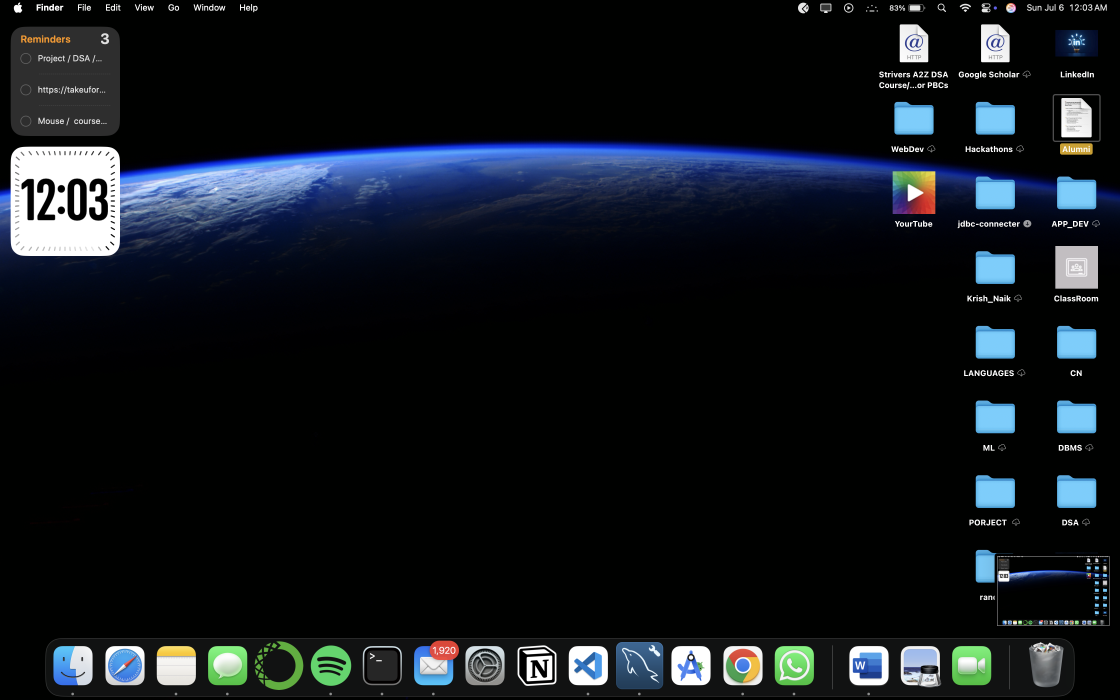
#> input picture images/image.png, 3360 x 2100 px (shown at 1/3 size)
$ python tracebars.py
#> lines starting #> are read from the running program, lines starting #| are printed output that depends on the picture; after the words box and inside, x2 and y2 are one past the last pixel; in counts of white or black regions, pixels touching at a corner belong together
import cv2
import numpy as np

def empty(a):
    pass

cv2.namedWindow("TrackBars")
cv2.resizeWindow("TrackBars", 640, 240)

cv2.createTrackbar("Hue Min", "TrackBars", 0, 179, empty)
#> slider 'Hue Min' is set to 35
cv2.createTrackbar("Hue Max", "TrackBars", 179, 179, empty)
cv2.createTrackbar("Sat Min", "TrackBars", 0, 255, empty)
#> slider 'Sat Min' is set to 51
cv2.createTrackbar("Sat Max", "TrackBars", 255, 255, empty)
cv2.createTrackbar("Val Min", "TrackBars", 0, 255, empty)
#> slider 'Val Min' is set to 51
cv2.createTrackbar("Val Max", "TrackBars", 255, 255, empty)

while True:
    img = cv2.imread("images/image.png")
#> img is the input picture: shape (2100, 3360, 3); mean B, G, R 29.1, 23.4, 18.4
    if img is None:
        print("❌ Image not found!")
        break

    imgHSV = cv2.cvtColor(img, cv2.COLOR_BGR2HSV)
#> imgHSV: shape (2100, 3360, 3); mean H, S, V 70.4, 213.2, 31

    h_min = cv2.getTrackbarPos("Hue Min", "TrackBars")
    h_max = cv2.getTrackbarPos("Hue Max", "TrackBars")
    s_min = cv2.getTrackbarPos("Sat Min", "TrackBars")
    s_max = cv2.getTrackbarPos("Sat Max", "TrackBars")
    v_min = cv2.getTrackbarPos("Val Min", "TrackBars")
    v_max = cv2.getTrackbarPos("Val Max", "TrackBars")

    lower = np.array([h_min, s_min, v_min])
    upper = np.array([h_max, s_max, v_max])

    mask = cv2.inRange(imgHSV, lower, upper)
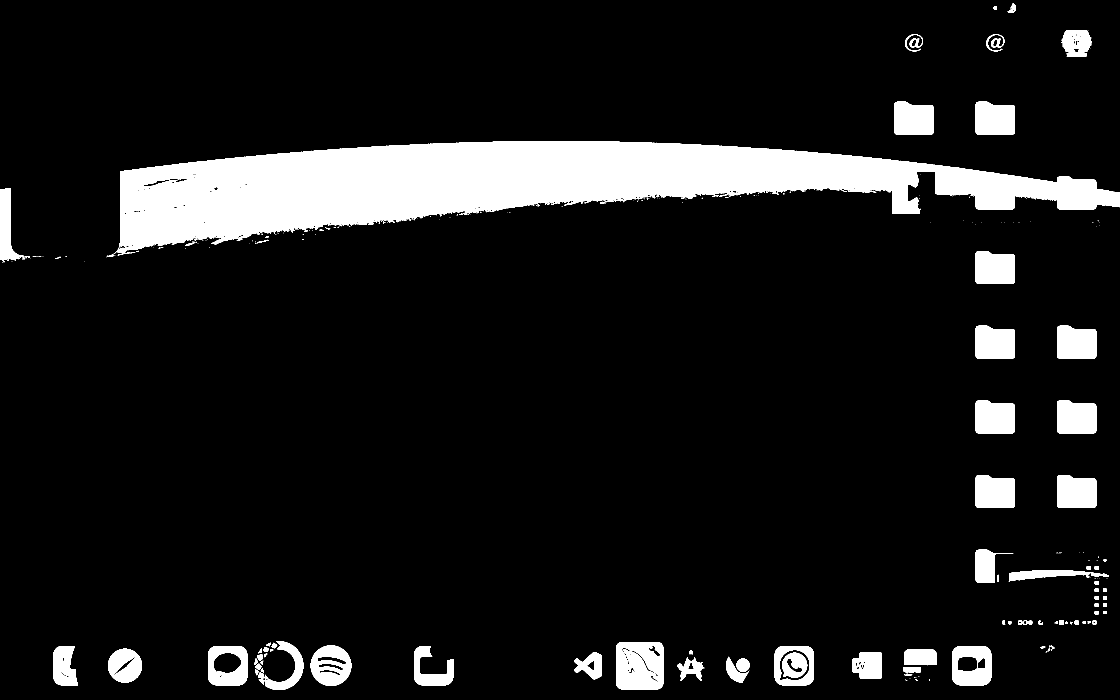
#> mask: shape (2100, 3360) (shown at 1/3 size); 10.3% white; 322 white regions (221 under 20 px), largest, box (x1, y1, x2, y2) and area: (322, 423, 3360, 771) 488590, (1848, 1926, 1990, 2068) 18339, (2927, 753, 3045, 852) 10864
    result = cv2.bitwise_and(img, img, mask=mask)
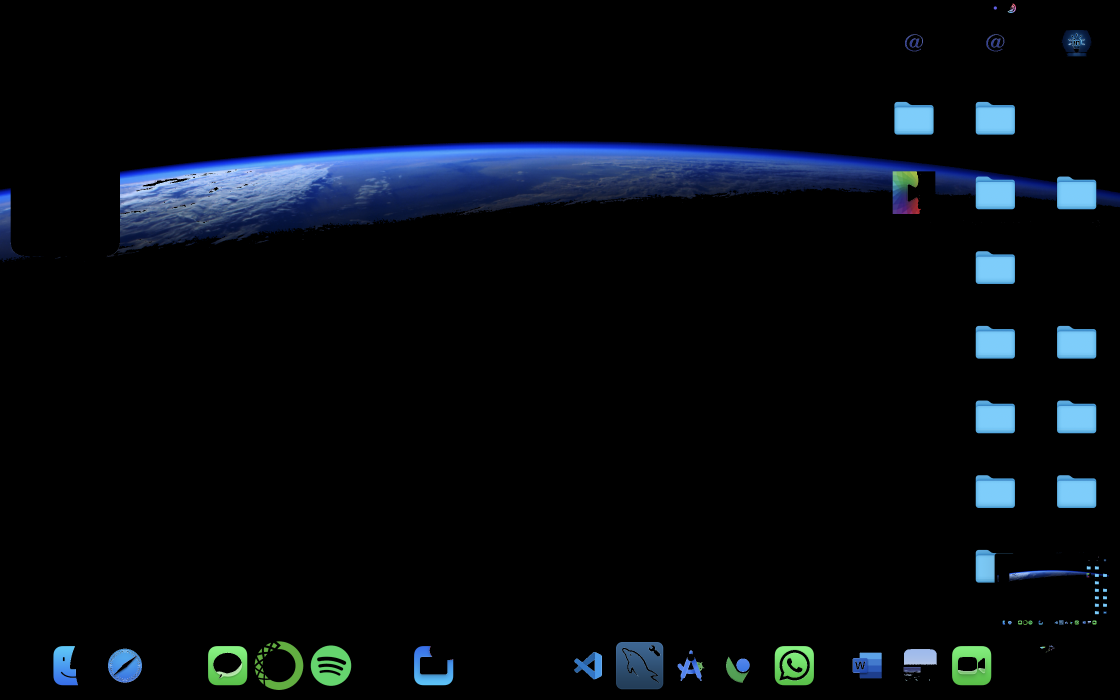
#> result: shape (2100, 3360, 3) (shown at 1/3 size); mean B, G, R 15.8, 10.8, 6.7

    cv2.imshow("Result", result)

    # Force UI refresh and keyboard polling
    key = cv2.waitKey(1) & 0xFF
#> (key q is pressed here)
    if key == ord('q'):
        break
    elif key != 255:
        print(f"H: {h_min}-{h_max}, S: {s_min}-{s_max}, V: {v_min}-{v_max}")

cv2.destroyAllWindows()
